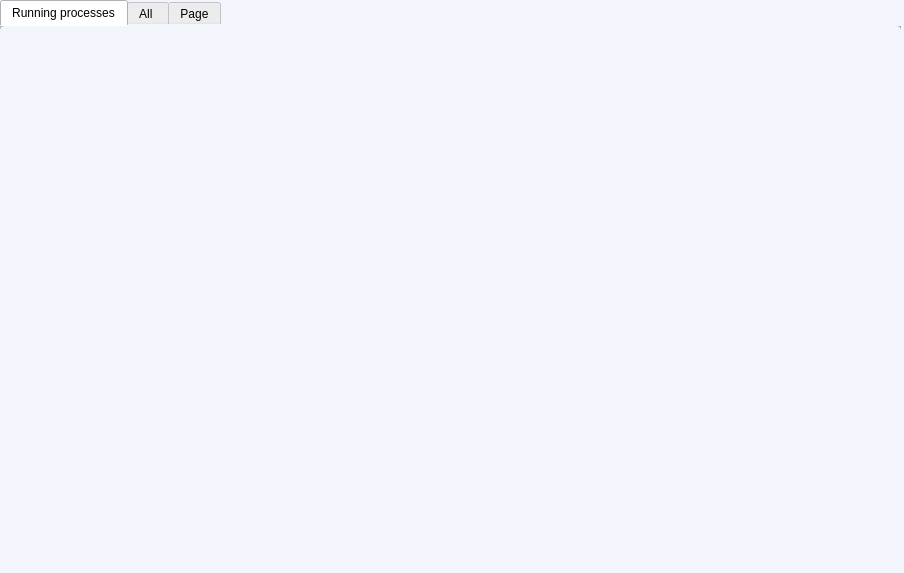
<?xml version="1.0" encoding="UTF-8"?>
<ui version="4.0">
 <class>processes</class>
 <widget class="QWidget" name="processes">
  <property name="geometry">
   <rect>
    <x>0</x>
    <y>0</y>
    <width>904</width>
    <height>573</height>
   </rect>
  </property>
  <property name="windowTitle">
   <string>Form</string>
  </property>
  <property name="styleSheet">
   <string notr="true">border-radius: 5px;
background-color: #F2F6FC;</string>
  </property>
  <widget class="QTabWidget" name="tabWidget">
   <property name="geometry">
    <rect>
     <x>0</x>
     <y>0</y>
     <width>901</width>
     <height>581</height>
    </rect>
   </property>
   <property name="styleSheet">
    <string notr="true">font: 500 10pt &quot;UTM Avo&quot;;</string>
   </property>
   <property name="currentIndex">
    <number>0</number>
   </property>
   <widget class="QWidget" name="runningAppsTab">
    <attribute name="title">
     <string>Running processes</string>
    </attribute>
    <widget class="QTreeView" name="runningAppsTree">
     <property name="geometry">
      <rect>
       <x>20</x>
       <y>20</y>
       <width>851</width>
       <height>491</height>
      </rect>
     </property>
    </widget>
   </widget>
   <widget class="QWidget" name="allAppsTab">
    <attribute name="title">
     <string>All </string>
    </attribute>
    <widget class="QTreeView" name="allAppsView">
     <property name="geometry">
      <rect>
       <x>20</x>
       <y>20</y>
       <width>851</width>
       <height>491</height>
      </rect>
     </property>
    </widget>
   </widget>
   <widget class="QWidget" name="tab">
    <attribute name="title">
     <string>Page</string>
    </attribute>
   </widget>
  </widget>
 </widget>
 <resources/>
 <connections/>
</ui>
